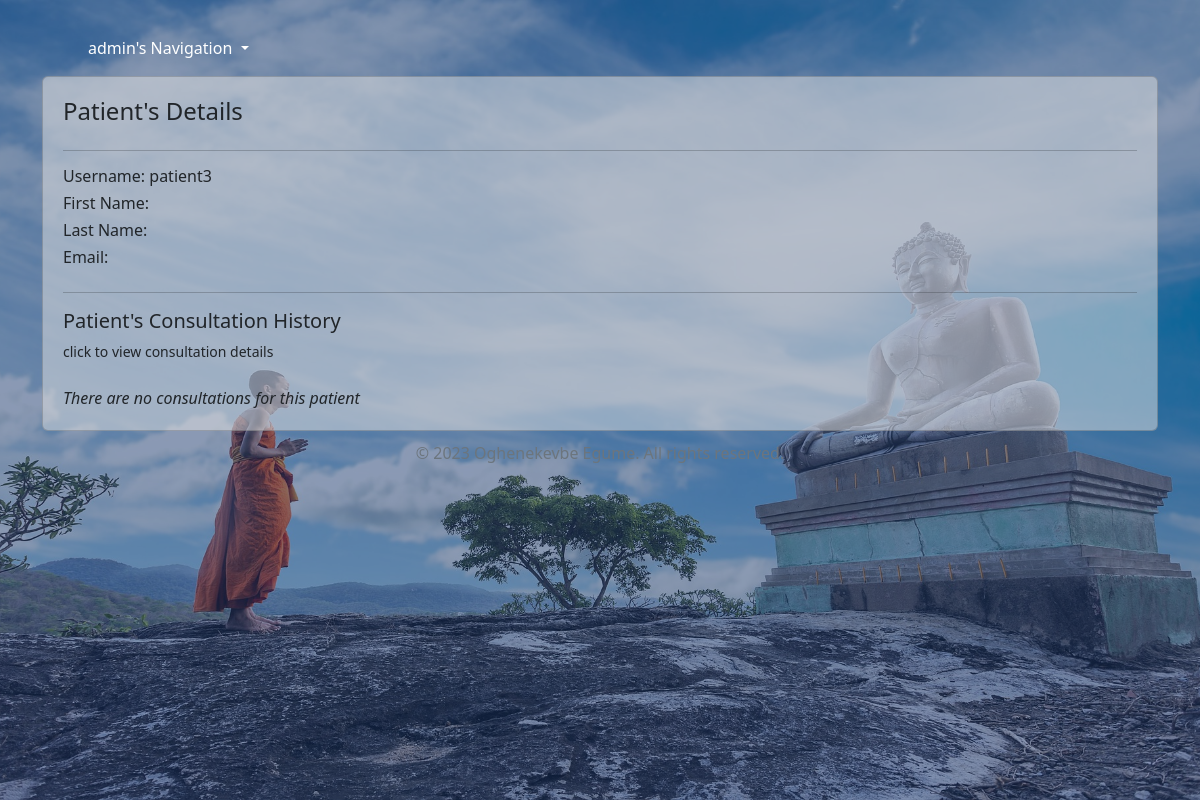
Page /patient_detail/6 (signed in) on the earlier database version.
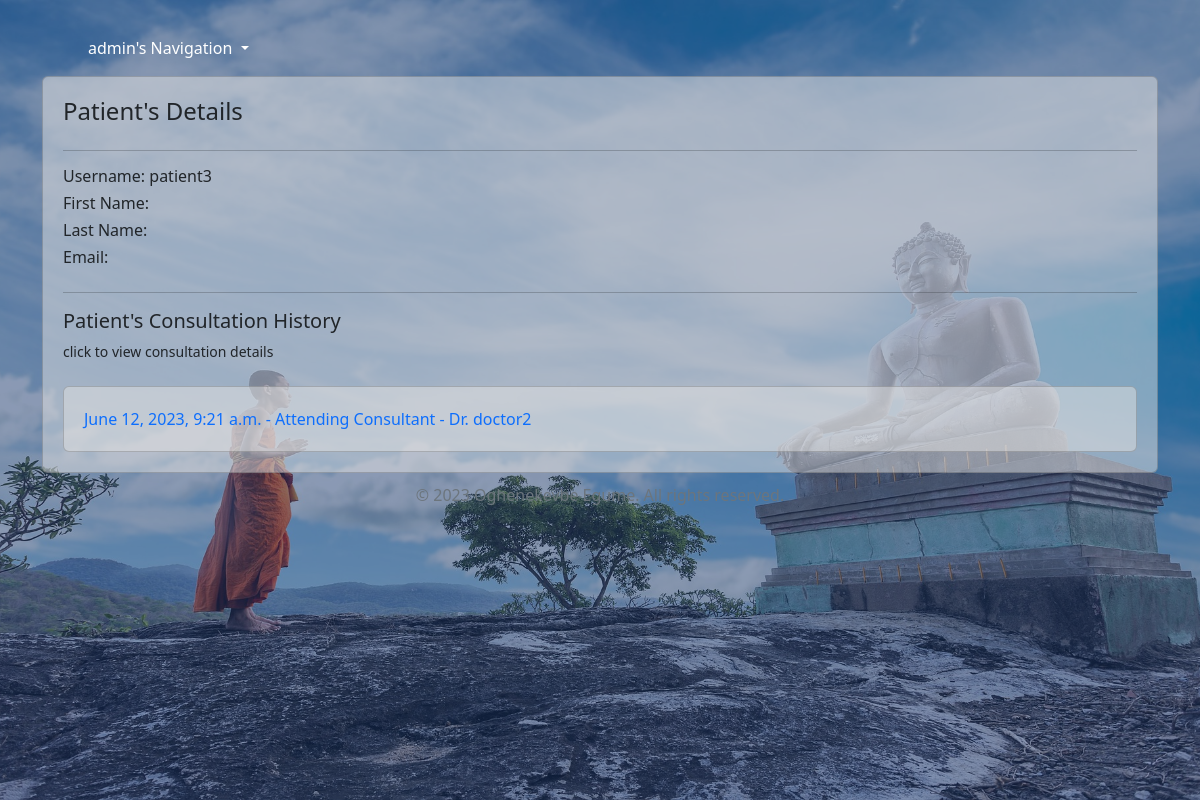
Same page on the later database version.
### life/models.py (models this page shows, shortened)
class Consultation(models.Model):
    doctor = models.ForeignKey(Doctor, on_delete=models.CASCADE, null=True, related_name='patient')
    patient = models.ForeignKey(Patient, on_delete=models.CASCADE)
    date = models.DateTimeField(default=datetime.now)
    complaint = models.TextField(default='')
    comment = models.ForeignKey('ConsultationComment', on_delete=models.CASCADE, null=True, blank=True, related_name='consultation_comments')
    class Meta:
        ordering = ['-date']

class Doctor(models.Model):
    user = models.ForeignKey(User, on_delete=models.CASCADE, null=True)
    def __str__(self):
        if self.user:
            return f'Dr. {self.user.username}'
        else:
            return 'Unassigned Doctor'

### life/views.py (the view)
# urls.py: path("patient_detail/<str:pk>", PatientProfileDetail.as_view(), name="patient_detail"),
class PatientProfileDetail(StaffMixin,DetailView):
    model = Patient
    template_name = "patient_detail.html"
    def get_context_data(self, **kwargs):
        context = super().get_context_data(**kwargs)
        patients = self.get_object()
        consultation = self.object.consultation_set.all()
        context['consultation'] = consultation
        context["patients"] = patients
        return context

### life/views.py (called while the page is built)
    def test_func(self):
        return self.request.user.is_staff

### life/templates/patient_detail.html (shortened to what this page needs)
{% extends 'base.html' %}
{% block content %}
    <div class="container">
        <div class="row">
           <div class="card" style="background-color: rgba(225, 225, 225, 0.5); padding: 20px;">
            <h4>Patient's Details</h4>
            <hr>
            <h6>Username: {{patient.user}}</h6>
            <h6>First Name: {{patient.user.first_name}}</h6>
            <h6>Last Name: {{patient.user.last_name}}</h6>
            <h6>Email: {{patient.user.email}}</h6>
            <hr>
            <h5>Patient's Consultation History</h5>
            <small>click to view consultation details</small> <br>
            <div class="consult-history">
                {% if consultation %}
                    {% for patient in consultation %}
                        <div class="card" style="background-color: rgba(225, 225, 225, 0.5); padding: 20px;">
                            <a href="{% url 'professional_detail' patient.pk %}" style="text-decoration: none;">{{patient.date}} - Attending Consultant - {{patient.doctor}} </a>
                        </div>
                    {% endfor %}
                {% else %}
                    <em>There are no consultations for this patient</em>
                {% endif %}
            </div>
            </div>
        </div>
    </div>
{% endblock content %}

Differences in the rows shown:
added Consultation: date "June 12, 2023, 9:21 a.m.", doctor "Dr. doctor2"
Other differences:
text no longer shown: "There are no consultations for this patient"
